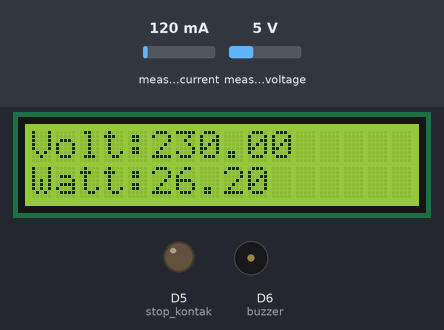
Recording of a sketch running on a simulated ESP8266 (NodeMCU). Parts: 16×2 character LCD, output pins drawn as LEDs (lit = HIGH), buzzer (waves = sounding, pin HIGH). Inputs (shaded band) come from the test bench; at power-on: measured current 120 mA, measured voltage 5 V. WiFi joins after 1.5 s; servers stay silent unless stated; uploads are accepted with an empty reply; what the sketch prints to the serial monitor is not drawn.

Above: at 2.7 s.
2.8 s: measured current set to 40 mA
At 3.5 s:
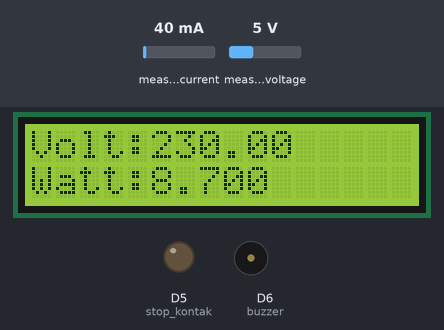
4.3 s: measured voltage set to 0.3 V
At 5.5 s:
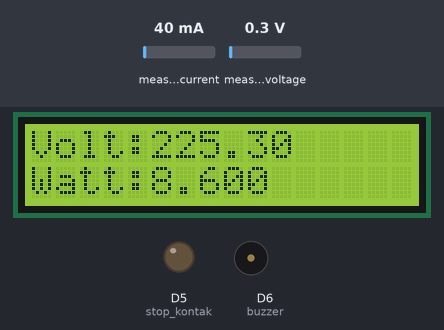
5.8 s: measured current set to 500 mA
At 6.9 s:
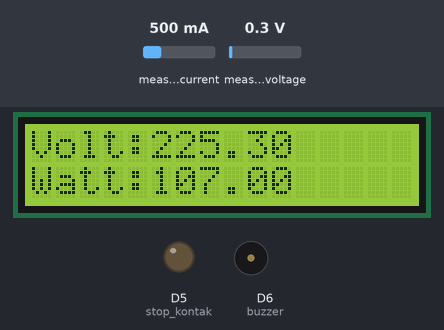
7.3 s: measured voltage set to 3.8 V
At 7.9 s:
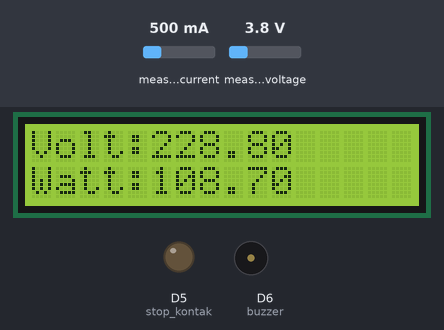
Timing chart, 0 to 9.9 s (numbered marks = the images above; inputs shaded):
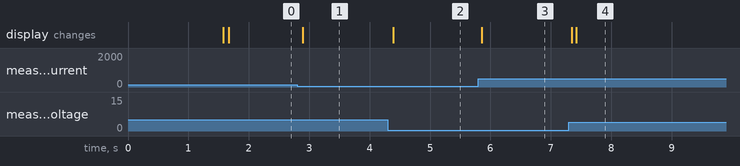

The sketch:

kwh_meter.ino
```cpp
#include <WiFiManager.h>
#include <ESP8266HTTPClient.h>

String urlCreate = "http://192.168.140.127/kwh-meter-laravel/api/data";
//String urlCreate = "http://192.168.1.119/kwhmeter/api/create.php";
//String urlUpdate = "https://kwh.sidafa.id/api/update.php";

#include <PZEM004Tv30.h>
PZEM004Tv30 pzem(D3, D4); //D3 //D4

#include <LiquidCrystal_I2C.h>
LiquidCrystal_I2C lcd(0x27, 16, 2); //jika gagal ganti alamat jadi 0x27

#include <ArduinoJson.h>

#define stop_kontak D5

const unsigned long jeda = 1000;
unsigned long zero  = 0;

#define buzzer D6
int count;

boolean flag = false;

void setup() {
  Serial.begin(115200);

  lcd.begin();
  lcd.setCursor(0, 0);
  lcd.print("Connecting...");

  pinMode(stop_kontak, OUTPUT);
  pinMode(buzzer, OUTPUT);

  WiFiManager wm;
  bool res;
  res = wm.autoConnect("AutoConnectkWhMeter", "password"); // password protected ap
  if (!res) {
    Serial.println("Failed to connect");
    // ESP.restart();
  }
  else {
    Serial.println("successful connection...:)");
  }

  lcd.clear();
}

void loop() {
  //voltase (V)
  float voltage = pzem.voltage();
  if ( !isnan(voltage) ) {
    //    Serial.print("Voltage: "); Serial.print(voltage); Serial.println(" V");
  } else {
    Serial.println("Error reading voltage");
  }

  //power (W)
  float power = pzem.power();
  if ( !isnan(power) ) {
    //    Serial.print("Power: "); Serial.print(power); Serial.println(" W");
  } else {
    Serial.println("Error reading power");
  }

  //current (A)
  float current = pzem.current();
  if ( !isnan(current) ) {
    //    Serial.print("Current: "); Serial.print(current); Serial.println(" A");
  } else {
    Serial.println("Error reading current");
  }

  //energy (kwh)
  float energy = pzem.energy();
  if ( !isnan(energy) ) {
    //    Serial.print("Energy: "); Serial.print(energy); Serial.println(" kWh");
  } else {
    Serial.println("Error reading energy");
  }

  //frequency (Hz)
  float freq = pzem.frequency();
  if ( !isnan(freq) ) {
    //    Serial.print("Frequency: "); Serial.print(frequency, 1); Serial.println(" Hz");
  } else {
    Serial.println("Error reading frequency");
  }

  //power factor (pf)
  float pf = pzem.pf();
  if ( !isnan(pf) ) {
    //    Serial.print("PF: "); Serial.print(pf); Serial.println(" PF");
  } else {
    Serial.println("Error reading power factor");
  }
  //  Serial.println("------------");

  lcd.setCursor(0, 0);
  lcd.print(String() + "Volt:" + voltage);
  lcd.setCursor(0, 1);
  lcd.print(String() + "Watt:" + power); //power

  if (millis() - zero >= jeda) {
    HTTPClient http;
    http.begin(urlCreate);
    http.addHeader("Content-Type", "application/x-www-form-urlencoded");

    String httpRequestData = String() + "voltage=" + voltage + "&current=" + current +
                             "&power=" + power + "&energy=" + energy +
                             "&freq=" + freq + "&pf=" + pf+ "&mac_address=" +WiFi.macAddress();

    Serial.println(httpRequestData);
    int httpResponseCode = http.POST(httpRequestData);

    if (httpResponseCode > 0) {
      Serial.print("Success POST data");
      Serial.print("HTTP ");
      Serial.println(httpResponseCode);
      String payload = http.getString();
      Serial.println(payload);
      http.end();
    }
    else {
      Serial.print("Error code: ");
      Serial.println(httpResponseCode);
      Serial.println(": -(");
    }

    zero = millis();
  }
}
```

Measured:
- after the input at 2.8 s, the display: changes after 0.09 s (image 1)
- after the input at 4.3 s, the display: changes after 0.09 s (image 2)
- after the input at 5.8 s, the display: changes after 0.06 s (image 3)
- after the input at 7.3 s, the display: first changes after 0.05 s (image 4 shows a later state)
